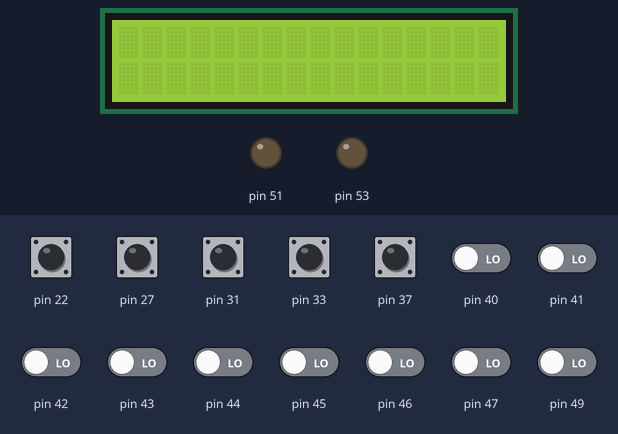
Simulated run of this sketch. Board: Arduino Mega 2560, built with avr-gcc and run on an emulated ATmega2560. Shown: 16×2 character LCD, output pins drawn as LEDs (lit = HIGH). The inputs (shaded band) are chosen by the test bench; at power-on: pin 22, pin 27, pin 31, pin 33, pin 37 HIGH, pin 40–47, pin 49 LOW. Random numbers use the default seed unless the sketch sets one.

Above: at 1.2 s.
1.3 s: pin 49 driven HIGH
At 3.5 s:
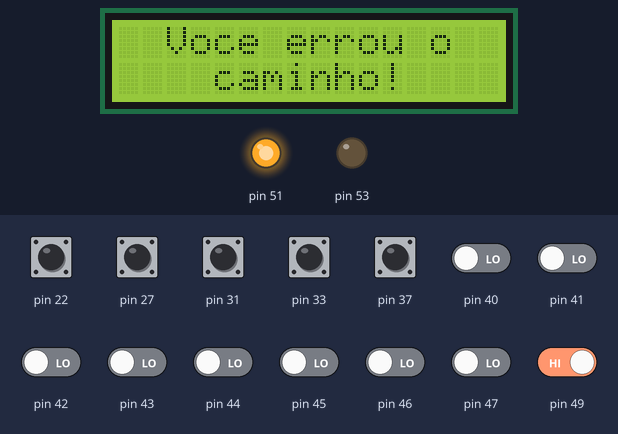
At 5.1 s:
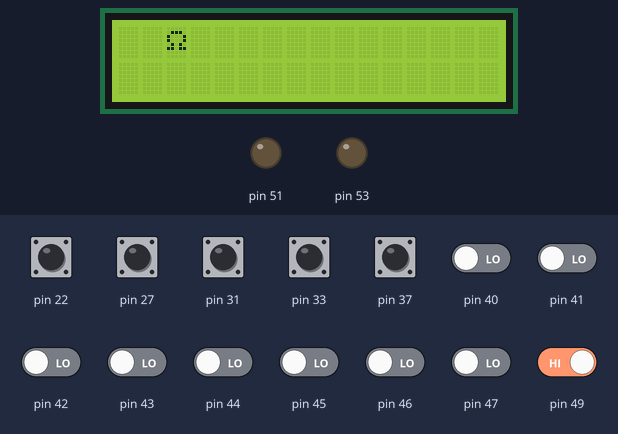
7.5 s: pin 47 driven HIGH
At 13.2 s:
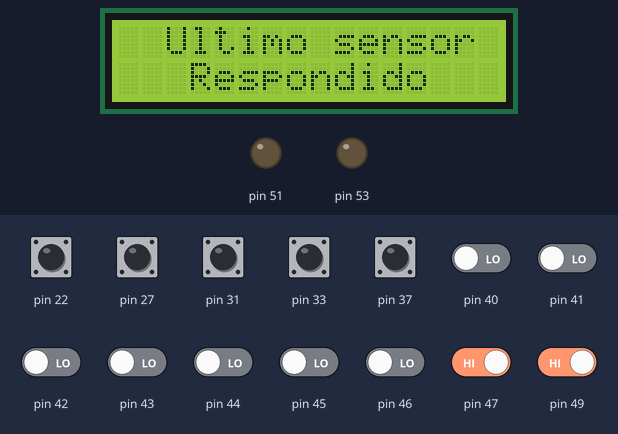
Timing chart, 0 to 14.7 s (numbered marks = the images above; inputs shaded):
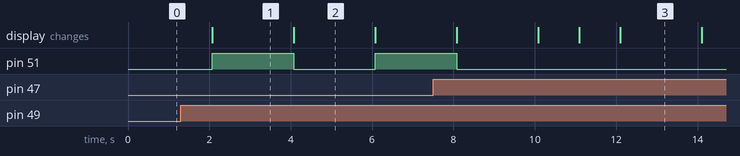

The sketch:

PerguntrilhaOPTIMIZED.ino
```cpp
// This code is a refined version developed nearly three years after the original, showcasing significant growth in programming skills.
// Inspired by principles from books like "Clean Code" by Robert C. Martin, this iteration reflects a deeper understanding of best practices gained since my initial foray into programming.

#include <LiquidCrystal.h>
LiquidCrystal lcd(12, 11, 5, 4, 3, 2);


const int letterA = (22), letterB = (27), letterC = (33), letterD = (31);
int correctButton, wrongButton1, wrongButton2, wrongButton3;

const int difficultSwitch1 = (A15), difficultSwitch2 = (A14);
const int startButton = (37);

const int reedSwitch1 = (40), reedSwitch2 = (41), reedSwitch3 = (42), reedSwitch4 = (43), reedSwitch5 = (44), reedSwitch6 = (45), reedSwitch7 = (46), reedSwitch8 = (47);

//LEDs de erro e acerto
const int rightLed = (53), wrongLed = (51);

int listOfQuestions[8] = {0, 0, 0, 0, 0, 0, 0, 0};

const int hoop = (49);

int minutes = 3, seconds = 0;
int errors = 0, rights = 0, points = 16500;
int sumOfHoopContactsWithMaze = 0;
int pointsLostPerSecond = 35;
int pointsLostPerWrongAnswer = 500;
int pointsGainedPerRightAnswer = 670;
int pointsLostPerHoopContact = 1000;


void randomizeQuestions(int list[]) {
  list[0] = random(1, 6);
  list[1] = random(6, 11);
  list[2] = random(11, 16);
  list[3] = random(16, 21);
  list[4] = random(21, 26);
  list[5] = random(26, 31);
  list[6] = random(31, 36);
  list[7] = random(36, 41);
}


void setup()
{
  lcd.begin(16, 2);  //16 Rows x 2 Collums

  pinMode(reedSwitch1, INPUT);
  pinMode(reedSwitch2, INPUT);
  pinMode(reedSwitch3, INPUT);
  pinMode(reedSwitch4, INPUT);
  pinMode(reedSwitch5, INPUT);
  pinMode(reedSwitch6, INPUT);
  pinMode(reedSwitch7, INPUT);
  pinMode(reedSwitch8, INPUT);
  pinMode(hoop, INPUT);
  pinMode(letterA, INPUT_PULLUP);
  pinMode(letterB, INPUT_PULLUP);
  pinMode(letterC, INPUT_PULLUP);
  pinMode(letterD, INPUT_PULLUP);
  pinMode(startButton, INPUT_PULLUP);
  pinMode(rightLed, OUTPUT);
  pinMode(wrongLed, OUTPUT);

  Serial.begin(9600);

  //Ensure that the random seed will always be different from the previous games
  randomSeed(analogRead(A0));

  randomizeQuestions(listOfQuestions);
}


void setDifficult() {
  int switchStateValue = 500;
  char difficult[16];

  if (digitalRead(startButton) == 0) {
    if (analogRead(difficultSwitch1) <= 500 && analogRead(difficultSwitch2) <= 500)
    {
      strcpy(difficult, "Dificuladade 1");
    }
    else if (analogRead(difficultSwitch1) <= 500 && analogRead(difficultSwitch2) > 500)
    {
      strcpy(difficult, "Dificuladade 2");
    }
    else if (analogRead(difficultSwitch1) > 500 && analogRead(difficultSwitch2) <= 500)
    {
      strcpy(difficult, "Dificuladade 3");
    }
    else if (analogRead(difficultSwitch1) > 500 && analogRead(difficultSwitch2) > 500)
    {
      strcpy(difficult, "Dificuladade 4");
    }
  }

  lcd.clear();
  lcd.setCursor(2, 0);
  lcd.print(difficult);
  delay(2000);

  seconds -= 2;
  points -= 2 * pointsLostPerSecond;
}


void timer() {
  if (minutes <= 0 && seconds <= 0)
  {
    lcd.clear();
    lcd.setCursor(4, 0);
    lcd.print("Seu tempo");
    lcd.setCursor(5, 1);
    lcd.print("acabou");
    delay(2500);

    lcd.clear();
    lcd.setCursor(2, 0);
    lcd.print(points);
    lcd.setCursor(7, 0);
    lcd.print(" pontos!");
    lcd.setCursor(0, 1);
    lcd.print("A: ");
    lcd.setCursor(2, 1);
    lcd.print(rights);
    lcd.setCursor(6, 1);
    lcd.print("E: ");
    lcd.setCursor(8, 1);
    lcd.print(errors);
    lcd.setCursor(11, 1);
    lcd.print("C:");
    lcd.setCursor(13, 1);
    lcd.print(sumOfHoopContactsWithMaze);
    delay(300000);
  }
  else if (seconds == 0)
  {
    points = points - pointsLostPerSecond;
    minutes = minutes - 1;
    seconds = 59;
    delay(1000);
  }
  else if (seconds < 0)
  {
    seconds = 60 + seconds;
    minutes = minutes - 1;
  }
}


void showQuestion(int questionOrdinalNumber, int rightAnswer) {
  if (rightAnswer == 'A') {
    correctButton = letterA;
    wrongButton1 = letterB;
    wrongButton2 = letterC;
    wrongButton3 = letterD;
  }
  else if (rightAnswer == 'B') {
    correctButton = letterB;
    wrongButton1 = letterA;
    wrongButton2 = letterC;
    wrongButton3 = letterD;
  }
  else if (rightAnswer == 'C') {
    correctButton = letterC;
    wrongButton1 = letterA;
    wrongButton2 = letterB;
    wrongButton3 = letterD;
  }
  else if (rightAnswer == 'D') {
    correctButton = letterD;
    wrongButton1 = letterA;
    wrongButton2 = letterB;
    wrongButton3 = letterC;
  }

  lcd.clear();
  lcd.setCursor(3, 0);
  lcd.print("Pergunta:");
  lcd.setCursor(12, 0);
  lcd.print(listOfQuestions[questionOrdinalNumber]);
  delay(1000);

  if (digitalRead(wrongButton1) == 0 || digitalRead(wrongButton2) == 0 || digitalRead(wrongButton3) == 0)
  {
    lcd.clear();
    lcd.setCursor(3, 0);
    lcd.print("Voce errou!");
    digitalWrite(wrongLed, HIGH);

    errors = errors + 1;
    points = points - pointsLostPerWrongAnswer - 2 * pointsLostPerSecond;
    seconds = seconds - 2;

    delay(2000);
    digitalWrite(wrongLed, LOW);

    lcd.clear();
    lcd.setCursor(0, 0);
    lcd.print("A resposta certa");
    lcd.setCursor(1, 1);
    lcd.print("era a letra");
    lcd.setCursor(14, 1);
    lcd.print(rightAnswer);
    delay(1500);

    seconds = seconds - 2;
    points = points - 2 * pointsLostPerSecond;
  }
  else if (digitalRead(correctButton) == 0)
  {
    lcd.clear();
    lcd.setCursor(2, 0);
    lcd.print("Voce acertou!");
    digitalWrite(rightLed, HIGH);

    rights = rights + 1;
    points = points + pointsGainedPerRightAnswer;
    seconds = seconds - 2;

    delay(2000);
    digitalWrite(rightLed, LOW);
  }

  lcd.clear();
  lcd.setCursor(5, 0);
  lcd.print(minutes);
  lcd.setCursor(6, 0);
  lcd.print(":");

  if (seconds < 10)
  {
    lcd.setCursor(7, 0);
    lcd.print("0");
    lcd.setCursor(8, 0);
    lcd.print(seconds);
  }
  else
  {
    lcd.setCursor(7, 0);
    lcd.print(seconds);
  }

  lcd.setCursor(9, 0);
  lcd.print(":00");
  delay(1000);

  seconds = seconds - 2;
  points = points - 2 * pointsLostPerSecond;
}

void loop()
{
  setDifficult();
  timer();

  if (digitalRead(reedSwitch1) == 1)
  {
    showQuestion(0, 'A');
  }
  else if (digitalRead(reedSwitch2) == 1)
  {
    showQuestion(1, 'C');
  }
  else if (digitalRead(reedSwitch3) == 1)
  {
    showQuestion(2, 'D');
  }
  else if (digitalRead(reedSwitch4) == 1)
  {
    showQuestion(3, 'A');
  }
  else if (digitalRead(reedSwitch5) == 1)
  {
    showQuestion(4, 'C');
  }
  else if (digitalRead(reedSwitch6) == 1)
  {
    showQuestion(5, 'B');
  }
  else if (digitalRead(reedSwitch7) == 1)
  {
    showQuestion(6, 'D');
  }
  else if (digitalRead(reedSwitch8) == 1)
  {
    showQuestion(7, 'B');

    lcd.clear();
    lcd.setCursor(2, 0);
    lcd.print("Ultimo sensor");
    lcd.setCursor(3, 1);
    lcd.print("Respondido");
    delay(2000);

    //Pontuação
    lcd.clear();
    lcd.setCursor(2, 0);
    lcd.print(points);
    lcd.setCursor(8, 0);
    lcd.print(" pontos!");
    //Acertos
    lcd.setCursor(0, 1);
    lcd.print("A:");
    lcd.setCursor(2, 1);
    lcd.print(rights);
    //Erros
    lcd.setCursor(6, 1);
    lcd.print("E:");
    lcd.setCursor(8, 1);
    lcd.print(errors);
    //Contatos
    lcd.setCursor(11, 1);
    lcd.print("C:");
    lcd.setCursor(13, 1);
    lcd.print(sumOfHoopContactsWithMaze);
    delay(300000);
  }
  else if (digitalRead(hoop) == 1)
  {
    lcd.clear();
    lcd.setCursor(2, 0);
    lcd.print("Voce errou o");
    lcd.setCursor(4, 1);
    lcd.print("caminho!");

    digitalWrite(wrongLed, HIGH);
    delay(2000);
    digitalWrite(wrongLed, LOW);

    sumOfHoopContactsWithMaze = sumOfHoopContactsWithMaze + 1;
    seconds = seconds - 2;
    points = points - pointsLostPerHoopContact - 2 * pointsLostPerSecond;
  }
  else
  {
    lcd.clear();
    lcd.setCursor(5, 0);
    lcd.print(minutes);
    lcd.setCursor(6, 0);
    lcd.print(":");

    if (seconds < 10)
    {
      lcd.setCursor(7, 0);
      lcd.print("0");
      lcd.setCursor(8, 0);
      lcd.print(seconds);
    }
    else
    {
      lcd.setCursor(7, 0);
      lcd.print(seconds);
    }

    lcd.setCursor(9, 0);
    lcd.print(":00");
    delay(1000);

    seconds = seconds - 1;
    points = points - pointsLostPerSecond;
  }
}
```

Measured:
- after the input at 1.3 s, pin 51: LOW → HIGH after 0.77 s, → LOW 2.0 s later, → HIGH 2.0 s later
- what the display in image 1 shows lasts 2.0 s, from 2.1 s to 4.1 s
